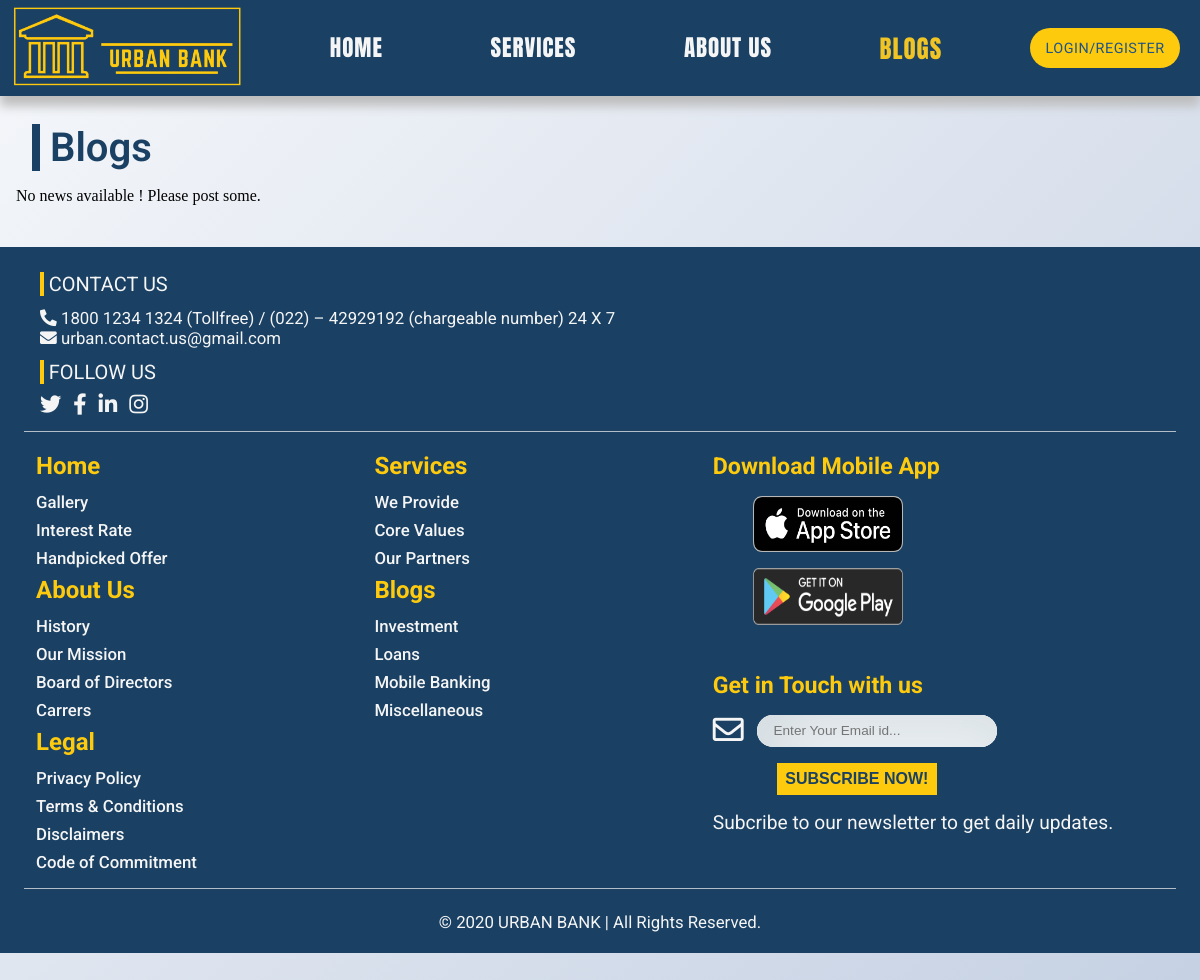
The app's page /blogs.php, older data.
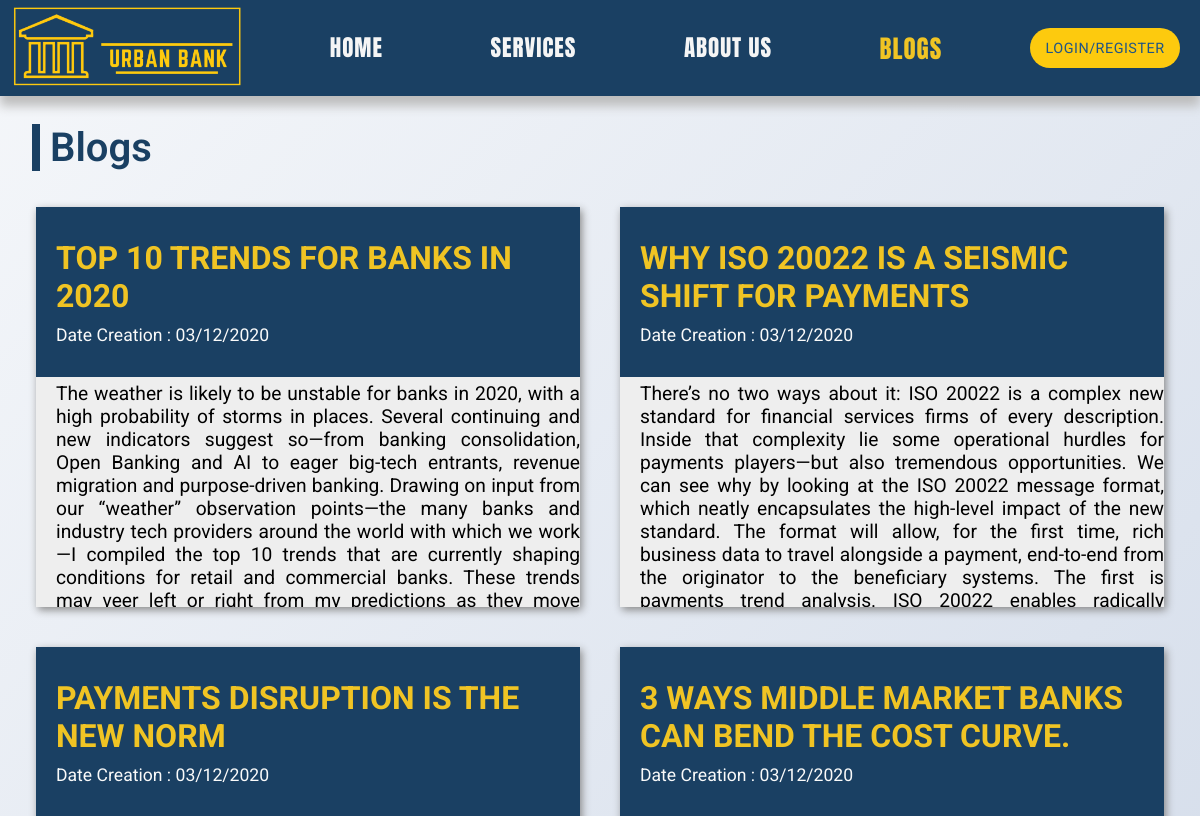
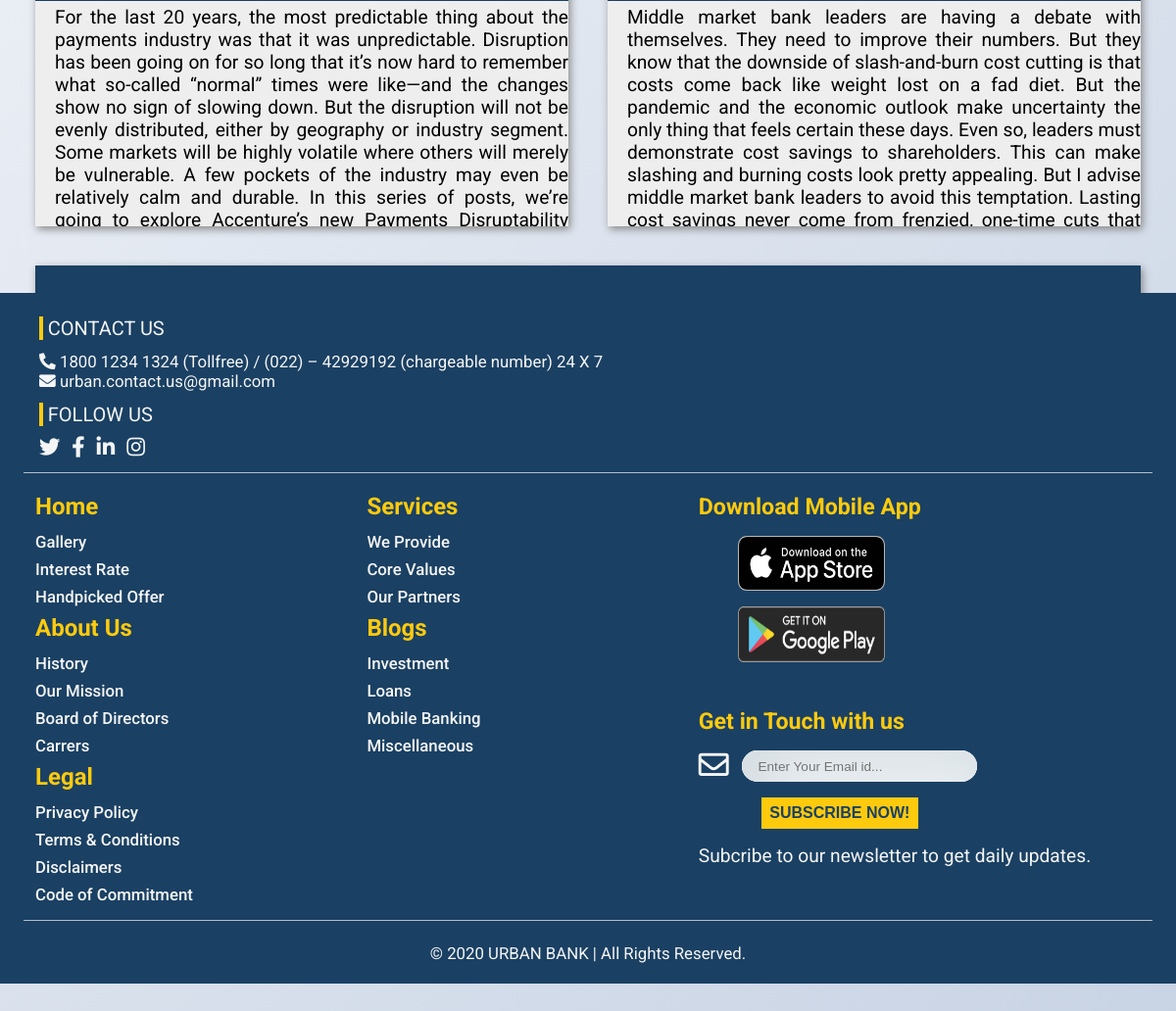
The same page, newer data (2 pictures, top to bottom).
### tables this page shows
CREATE TABLE `blog` (
  `blog_id` int(255) NOT NULL,
  `blog_title` varchar(255) NOT NULL,
  `created` datetime NOT NULL
);

CREATE TABLE `blog_body` (
  `blog_id` int(11) NOT NULL,
  `blog_detail` text NOT NULL
);

### blogs.php (the view, shortened to what this page needs)
<?php
    include "./Includes/Database-Connection/db-connection-inc.php";
?>
<!DOCTYPE html>
<html lang="en">
<head>
    <link rel="stylesheet" href="./Assets/Modules/Styles/icons.css">
    <link rel="stylesheet" href="./Assets/Modules/Styles/main.css">
    <link rel="stylesheet" href="https://cdnjs.cloudflare.com/ajax/libs/font-awesome/5.15.1/css/all.min.css">
</head>
<body>
<div id="services-container">
    <div id="services-main">
    <nav>
        <div class="logo">
            <a href="./index.php"><img src="./Assets/Images/Bank_Logo/urban_bank_logo.png" title="Urban Bank" alt="Bank Logo"></a>
        </div>
        <ul class="nav-links">
            <li>
                <a href="./index.php" >Home</a>
            </li>
            <li>
                <a  href="./services.php">Services</a>
            </li>
            <li>
                <a  href="./about-us.php">About Us</a>
            </li>
            <li>
                <a class="current" href=".blogs.php">Blogs</a>
            </li>
        </ul>
            <ul class="login-register-button">
            <li>
                <a href="./user-login.php" >
                    <button>LOGIN/REGISTER</button>
                </a>
            </li>
        </ul>
    </nav>
    <div class="about-us-title">Blogs</div>
    <div class="blog-flex-container">
        <?php
            $sql0 = "SELECT blog_id, blog_title, created FROM blog ORDER BY created DESC";
            $result = $conn->query($sql0);
            if ($result->num_rows > 0) {
            while($row = $result->fetch_assoc()) {
                $blog_id = $row["blog_id"];
                $sql1 = "SELECT blog_detail FROM blog_body WHERE blog_id=$blog_id";
                $result1 = $conn->query($sql1); ?>
                <div class="blog-flex-item">
                    <div class="blog-flex-container-title">
                        <h1 id="blog_title"><?php echo $row["blog_title"] . "<br>"; ?></h1>
                    </div>
                    <div class="blog-flex-container-title">
                        <p id="date"><?php echo "Date Creation : " .
                            date("d/m/Y", strtotime($row["created"])); ?></p>
                    </div>
                    <div class="blog-flex-container-body">
                        <p id="blog_detail"><?php while($row1 = $result1->fetch_assoc()) {
                            echo $row1["blog_detail"]; } ?></p>
                    </div>
                </div>
            <?php }
            } else {
                echo "No news available ! Please post some.";
            }
        ?>
    </div>
    </div>
 </div>
<footer id="main-footer">
    <div class="contact-follow-container">
            <div class="contact-us-container">
                <div class="contact-us-title">
                    CONTACT US
                </div>
                <div class="contact-us-details">
                    <span class="phone-no">
                    <i class="fas fa-phone-alt"></i>
                        1800 1234 1324 (Tollfree) / (022) – 42929192 (chargeable number) 24 X 7
                    </span>
                    <span class="contact-us-mail">
                    <i class="fas fa-envelope"></i>
                    urban.contact.us@gmail.com
                    </span>
                </div>
            </div>
            <div class="follow-us-container">
                <div class="follow-us-title">
                    FOLLOW US
                </div>
                <div class="social-icons">
                <i class="fab fa-twitter fa-lg" title="Twitter"></i>
                <i class="fab fa-facebook-f fa-lg" title="Facebook"></i>
                <i class="fab fa-linkedin-in fa-lg" title="LinkedIn"></i>
                <i class="fab fa-instagram fa-lg" title="Instagram"></i>
                </div>
            </div>
    </div>
    <div class="footer-body-container">
        <div class="quick-links-container">
            <ul>
                <li class="quick-links-title">Home</li>
                <li class="quick-links-content">Gallery</li>
                <li class="quick-links-content">Interest Rate</li>
                <li class="quick-links-content">Handpicked Offer</li>
            </ul>
            <ul>
                <li class="quick-links-title">Services</li>
                <li class="quick-links-content">We Provide</li>
                <li class="quick-links-content">Core Values</li>
                <li class="quick-links-content">Our Partners</li>
            </ul>
            <ul>
                <li class="quick-links-title">About Us</li>
                <li class="quick-links-content">History</li>
                <li class="quick-links-content">Our Mission</li>
                <li class="quick-links-content">Board of Directors</li>
                <li class="quick-links-content">Carrers</li>
            </ul>
            <ul>
                <li class="quick-links-title">Blogs</li>
                <li class="quick-links-content">Investment</li>
                <li class="quick-links-content">Loans</li>
                <li class="quick-links-content">Mobile Banking</li>
                <li class="quick-links-content">Miscellaneous</li>
            </ul>
            <ul>
                <li class="quick-links-title">Legal</li>
                <li class="quick-links-content">Privacy Policy</li>
                <li class="quick-links-content">Terms & Conditions</li>
                <li class="quick-links-content">Disclaimers</li>
                <li class="quick-links-content">Code of Commitment</li>
            </ul>
        </div>
        <div class="get-app-container">
            Download Mobile App
            <img src="./Assets/Images/Website-Footer/app-store-badge.png" alt="">
            <img src="./Assets/Images/Website-Footer/play-store-badge.png" alt="">
        </div>
        <div class="newsletter-container">
            Get in Touch with us
            <form action="/" method="get">
            <div class="subscribe-form">
                    <label for="subscribe">
                        <i class="far fa-envelope fa-lg"></i>
                    </label>
                    <input type="email" id="subscribe" name="subscribe" placeholder="Enter Your Email id..." required>
            </div>
            <div class="subscribe-button">
            <button type="submit">
                Subscribe Now!
            </button>
            </div>
            </form>
            <span>
                Subcribe to our newsletter to get daily updates.
            </span>
        </div>
    </div>
    <div class="footer-bottom-container">
            &copy; 2020 URBAN BANK | All Rights Reserved.
    </div>
</footer>
</body>
</html>

Row changes from the older to the newer data that the page shows:
added blog: blog_title "TOP 10 TRENDS FOR BANKS IN 2020", created "03/12/2020"
added blog_body: blog_detail "The weather is likely to be unstable for banks in 2020, with a high probability of storms in places. Several continuing and new indicators suggest so—from banking consolidation, Open Banking and AI to eager big-tech entrants, revenue migration and purpose-driven banking. Drawing on input from our “weather” observation points—the many banks and industry tech providers around the world with which we work—I compiled the top 10 trends that are currently shaping conditions for retail and commercial banks. These trends may veer left or right from my predictions as they move…", shown under "TOP 10 TRENDS FOR BANKS IN 2020"
added blog: blog_title "WHY ISO 20022 IS A SEISMIC SHIFT FOR PAYMENTS", created "03/12/2020"
added blog_body: blog_detail "There’s no two ways about it: ISO 20022 is a complex new standard for financial services firms of every description. Inside that complexity lie some operational hurdles for payments players—but also tremendous opportunities. We can see why by looking at the ISO 20022 message format, which neatly encapsulates the high-level impact of the new standard. The format will allow, for the first time, rich business data to travel alongside a payment, end-to-end from the originator to the beneficiary systems. The first is payments trend analysis. ISO 20022 enables radically…", shown under "WHY ISO 20022 IS A SEISMIC SHIFT FOR PAYMENTS"
added blog: blog_title "PAYMENTS DISRUPTION IS THE NEW NORM", created "03/12/2020"
added blog_body: blog_detail "For the last 20 years, the most predictable thing about the payments industry was that it was unpredictable. Disruption has been going on for so long that it’s now hard to remember what so-called “normal” times were like—and the changes show no sign of slowing down. But the disruption will not be evenly distributed, either by geography or industry segment. Some markets will be highly volatile where others will merely be vulnerable. A few pockets of the industry may even be relatively calm and durable. In this series of posts, we’re going to explore Accenture’s new Payments Disruptability…", shown under "PAYMENTS DISRUPTION IS THE NEW NORM"
added blog: blog_title "3 WAYS MIDDLE MARKET BANKS CAN BEND THE COST CURVE.", created "03/12/2020"
added blog_body: blog_detail "Middle market bank leaders are having a debate with themselves. They need to improve their numbers. But they know that the downside of slash-and-burn cost cutting is that costs come back like weight lost on a fad diet. But the pandemic and the economic outlook make uncertainty the only thing that feels certain these days. Even so, leaders must demonstrate cost savings to shareholders. This can make slashing and burning costs look pretty appealing. But I advise middle market bank leaders to avoid this temptation. Lasting cost savings never come from frenzied, one-time cuts that…", shown under "3 WAYS MIDDLE MARKET BANKS CAN BEND THE COST CURVE."
Text that changed along with them:
text no longer shown: "No news available ! Please post some."
